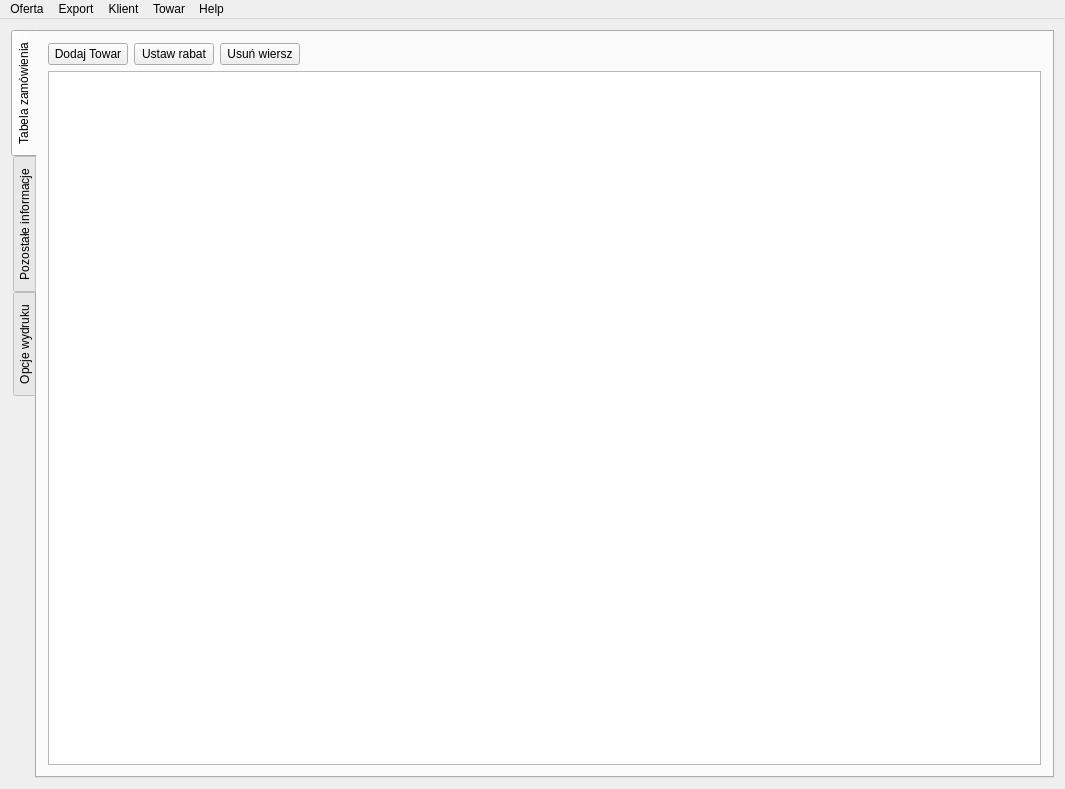
<?xml version="1.0" encoding="UTF-8"?>
<ui version="4.0">
 <class>MainWindow</class>
 <widget class="QMainWindow" name="MainWindow">
  <property name="geometry">
   <rect>
    <x>0</x>
    <y>0</y>
    <width>1065</width>
    <height>789</height>
   </rect>
  </property>
  <property name="windowTitle">
   <string>kOferta</string>
  </property>
  <property name="windowIcon">
   <iconset resource="res/zasoby.qrc">
    <normaloff>:/ico</normaloff>:/ico</iconset>
  </property>
  <widget class="QWidget" name="centralWidget">
   <layout class="QGridLayout" name="gridLayout">
    <item row="0" column="0">
     <widget class="QTabWidget" name="tabWidget">
      <property name="tabPosition">
       <enum>QTabWidget::West</enum>
      </property>
      <property name="currentIndex">
       <number>0</number>
      </property>
      <widget class="QWidget" name="tab">
       <attribute name="title">
        <string>Tabela zamówienia</string>
       </attribute>
       <layout class="QVBoxLayout" name="verticalLayout_2">
        <item>
         <layout class="QHBoxLayout" name="horizontalLayout_2">
          <item>
           <widget class="QPushButton" name="addTowar">
            <property name="text">
             <string>Dodaj Towar</string>
            </property>
           </widget>
          </item>
          <item>
           <widget class="QPushButton" name="rabat">
            <property name="text">
             <string>Ustaw rabat</string>
            </property>
           </widget>
          </item>
          <item>
           <widget class="QPushButton" name="delw">
            <property name="text">
             <string>Usuń wiersz</string>
            </property>
           </widget>
          </item>
          <item>
           <spacer name="horizontalSpacer_2">
            <property name="orientation">
             <enum>Qt::Horizontal</enum>
            </property>
            <property name="sizeHint" stdset="0">
             <size>
              <width>40</width>
              <height>20</height>
             </size>
            </property>
           </spacer>
          </item>
         </layout>
        </item>
        <item>
         <widget class="QTableView" name="tableView"/>
        </item>
       </layout>
      </widget>
      <widget class="QWidget" name="tab_2">
       <attribute name="title">
        <string>Pozostałe informacje</string>
       </attribute>
       <layout class="QGridLayout" name="gridLayout_2">
        <item row="0" column="0" rowspan="2" colspan="2">
         <layout class="QVBoxLayout" name="verticalLayout_9">
          <item>
           <widget class="QLabel" name="label_klient">
            <property name="text">
             <string>Kilent:</string>
            </property>
           </widget>
          </item>
          <item>
           <widget class="QPushButton" name="pushButton_wyborKlienta">
            <property name="sizePolicy">
             <sizepolicy hsizetype="Fixed" vsizetype="Fixed">
              <horstretch>0</horstretch>
              <verstretch>0</verstretch>
             </sizepolicy>
            </property>
            <property name="text">
             <string>Wybór klienta</string>
            </property>
           </widget>
          </item>
          <item>
           <spacer name="verticalSpacer_9">
            <property name="orientation">
             <enum>Qt::Vertical</enum>
            </property>
            <property name="sizeHint" stdset="0">
             <size>
              <width>20</width>
              <height>40</height>
             </size>
            </property>
           </spacer>
          </item>
         </layout>
        </item>
        <item row="0" column="2">
         <widget class="QPlainTextEdit" name="plainTextEdit_klient"/>
        </item>
        <item row="1" column="1" rowspan="2">
         <layout class="QVBoxLayout" name="verticalLayout_8">
          <item>
           <layout class="QHBoxLayout" name="horizontalLayout_3">
            <item>
             <widget class="QLabel" name="label_zapytanie">
              <property name="text">
               <string>Zapytanie:</string>
              </property>
             </widget>
            </item>
            <item>
             <spacer name="horizontalSpacer_4">
              <property name="orientation">
               <enum>Qt::Horizontal</enum>
              </property>
              <property name="sizeHint" stdset="0">
               <size>
                <width>40</width>
                <height>20</height>
               </size>
              </property>
             </spacer>
            </item>
            <item>
             <widget class="QPushButton" name="pushButton_zapytanieData">
              <property name="text">
               <string>PushButton</string>
              </property>
             </widget>
            </item>
           </layout>
          </item>
          <item>
           <layout class="QHBoxLayout" name="horizontalLayout_4">
            <item>
             <widget class="QCheckBox" name="checkBox_zapytanieNr">
              <property name="text">
               <string>CheckBox</string>
              </property>
             </widget>
            </item>
            <item>
             <spacer name="horizontalSpacer_5">
              <property name="orientation">
               <enum>Qt::Horizontal</enum>
              </property>
              <property name="sizeHint" stdset="0">
               <size>
                <width>40</width>
                <height>20</height>
               </size>
              </property>
             </spacer>
            </item>
            <item>
             <widget class="QLineEdit" name="lineEdit_zapytanieNr"/>
            </item>
           </layout>
          </item>
          <item>
           <layout class="QHBoxLayout" name="horizontalLayout">
            <item>
             <widget class="QCheckBox" name="checkBox_zapytanieData">
              <property name="text">
               <string>CheckBox</string>
              </property>
             </widget>
            </item>
            <item>
             <spacer name="horizontalSpacer_6">
              <property name="orientation">
               <enum>Qt::Horizontal</enum>
              </property>
              <property name="sizeHint" stdset="0">
               <size>
                <width>40</width>
                <height>20</height>
               </size>
              </property>
             </spacer>
            </item>
            <item>
             <widget class="QLineEdit" name="lineEdit_zapytanieData"/>
            </item>
           </layout>
          </item>
          <item>
           <spacer name="verticalSpacer_7">
            <property name="orientation">
             <enum>Qt::Vertical</enum>
            </property>
            <property name="sizeHint" stdset="0">
             <size>
              <width>20</width>
              <height>40</height>
             </size>
            </property>
           </spacer>
          </item>
         </layout>
        </item>
        <item row="2" column="2">
         <widget class="QPlainTextEdit" name="plainTextEdit_zapytanie">
          <property name="maximumSize">
           <size>
            <width>16777215</width>
            <height>16777215</height>
           </size>
          </property>
         </widget>
        </item>
        <item row="3" column="0" rowspan="2" colspan="2">
         <layout class="QVBoxLayout" name="verticalLayout">
          <item>
           <widget class="QLabel" name="label_dostawa">
            <property name="text">
             <string>Warunki dostawy:</string>
            </property>
           </widget>
          </item>
          <item>
           <widget class="QComboBox" name="comboBox_dostawa"/>
          </item>
          <item>
           <widget class="QPushButton" name="pushButton_dostawa">
            <property name="text">
             <string>PushButton</string>
            </property>
           </widget>
          </item>
          <item>
           <spacer name="verticalSpacer_2">
            <property name="orientation">
             <enum>Qt::Vertical</enum>
            </property>
            <property name="sizeHint" stdset="0">
             <size>
              <width>20</width>
              <height>40</height>
             </size>
            </property>
           </spacer>
          </item>
         </layout>
        </item>
        <item row="4" column="2">
         <widget class="QPlainTextEdit" name="plainTextEdit_dostawa">
          <property name="maximumSize">
           <size>
            <width>16777215</width>
            <height>16777215</height>
           </size>
          </property>
         </widget>
        </item>
        <item row="5" column="0" colspan="2">
         <layout class="QVBoxLayout" name="verticalLayout_3">
          <item>
           <widget class="QLabel" name="label_termin">
            <property name="text">
             <string>Termin dostawy:</string>
            </property>
           </widget>
          </item>
          <item>
           <widget class="QComboBox" name="comboBox_termin"/>
          </item>
          <item>
           <widget class="QPushButton" name="pushButton_termin">
            <property name="text">
             <string>PushButton</string>
            </property>
           </widget>
          </item>
          <item>
           <spacer name="verticalSpacer_3">
            <property name="orientation">
             <enum>Qt::Vertical</enum>
            </property>
            <property name="sizeHint" stdset="0">
             <size>
              <width>20</width>
              <height>40</height>
             </size>
            </property>
           </spacer>
          </item>
         </layout>
        </item>
        <item row="5" column="2">
         <widget class="QPlainTextEdit" name="plainTextEdit_termin">
          <property name="maximumSize">
           <size>
            <width>16777215</width>
            <height>16777215</height>
           </size>
          </property>
         </widget>
        </item>
        <item row="6" column="0" colspan="2">
         <layout class="QVBoxLayout" name="verticalLayout_5">
          <item>
           <widget class="QLabel" name="label_platnosc">
            <property name="text">
             <string>Warunki płatności:</string>
            </property>
           </widget>
          </item>
          <item>
           <widget class="QComboBox" name="comboBox_platnosc"/>
          </item>
          <item>
           <widget class="QPushButton" name="pushButton_platnosc">
            <property name="text">
             <string>PushButton</string>
            </property>
           </widget>
          </item>
          <item>
           <spacer name="verticalSpacer_4">
            <property name="orientation">
             <enum>Qt::Vertical</enum>
            </property>
            <property name="sizeHint" stdset="0">
             <size>
              <width>20</width>
              <height>40</height>
             </size>
            </property>
           </spacer>
          </item>
         </layout>
        </item>
        <item row="6" column="2">
         <widget class="QPlainTextEdit" name="plainTextEdit_platnosc">
          <property name="sizePolicy">
           <sizepolicy hsizetype="Expanding" vsizetype="Expanding">
            <horstretch>0</horstretch>
            <verstretch>0</verstretch>
           </sizepolicy>
          </property>
          <property name="maximumSize">
           <size>
            <width>16777215</width>
            <height>16777215</height>
           </size>
          </property>
          <property name="readOnly">
           <bool>false</bool>
          </property>
         </widget>
        </item>
        <item row="7" column="0" colspan="2">
         <layout class="QVBoxLayout" name="verticalLayout_6">
          <item>
           <widget class="QLabel" name="label_oferta">
            <property name="text">
             <string>Warunki oferty:</string>
            </property>
           </widget>
          </item>
          <item>
           <widget class="QComboBox" name="comboBox_oferta"/>
          </item>
          <item>
           <widget class="QPushButton" name="pushButton_oferta">
            <property name="text">
             <string>PushButton</string>
            </property>
           </widget>
          </item>
          <item>
           <spacer name="verticalSpacer_5">
            <property name="orientation">
             <enum>Qt::Vertical</enum>
            </property>
            <property name="sizeHint" stdset="0">
             <size>
              <width>20</width>
              <height>40</height>
             </size>
            </property>
           </spacer>
          </item>
         </layout>
        </item>
        <item row="7" column="2">
         <widget class="QPlainTextEdit" name="plainTextEdit_oferta">
          <property name="maximumSize">
           <size>
            <width>16777215</width>
            <height>16777215</height>
           </size>
          </property>
         </widget>
        </item>
        <item row="8" column="0" colspan="2">
         <layout class="QVBoxLayout" name="verticalLayout_7">
          <item>
           <widget class="QLabel" name="label_uwagi">
            <property name="text">
             <string>uwagi</string>
            </property>
           </widget>
          </item>
          <item>
           <spacer name="verticalSpacer_6">
            <property name="orientation">
             <enum>Qt::Vertical</enum>
            </property>
            <property name="sizeHint" stdset="0">
             <size>
              <width>20</width>
              <height>40</height>
             </size>
            </property>
           </spacer>
          </item>
         </layout>
        </item>
        <item row="8" column="2">
         <widget class="QPlainTextEdit" name="plainTextEdit_uwagi">
          <property name="maximumSize">
           <size>
            <width>16777215</width>
            <height>16777215</height>
           </size>
          </property>
         </widget>
        </item>
        <item row="9" column="1">
         <spacer name="verticalSpacer_8">
          <property name="orientation">
           <enum>Qt::Vertical</enum>
          </property>
          <property name="sizeHint" stdset="0">
           <size>
            <width>158</width>
            <height>14</height>
           </size>
          </property>
         </spacer>
        </item>
        <item row="9" column="2">
         <spacer name="verticalSpacer">
          <property name="orientation">
           <enum>Qt::Vertical</enum>
          </property>
          <property name="sizeHint" stdset="0">
           <size>
            <width>20</width>
            <height>137</height>
           </size>
          </property>
         </spacer>
        </item>
       </layout>
      </widget>
      <widget class="QWidget" name="tab_4">
       <attribute name="title">
        <string>Opcje wydruku</string>
       </attribute>
       <layout class="QHBoxLayout" name="horizontalLayout_9">
        <item>
         <widget class="QGroupBox" name="kolumny">
          <property name="sizePolicy">
           <sizepolicy hsizetype="Fixed" vsizetype="Fixed">
            <horstretch>0</horstretch>
            <verstretch>0</verstretch>
           </sizepolicy>
          </property>
          <property name="title">
           <string>kolumny:</string>
          </property>
          <layout class="QVBoxLayout" name="verticalLayout_4">
           <item>
            <widget class="QCheckBox" name="kol_lp">
             <property name="enabled">
              <bool>false</bool>
             </property>
             <property name="text">
              <string>LP</string>
             </property>
             <property name="checked">
              <bool>true</bool>
             </property>
            </widget>
           </item>
           <item>
            <widget class="QCheckBox" name="kol_kod">
             <property name="text">
              <string>Kod</string>
             </property>
             <property name="checked">
              <bool>true</bool>
             </property>
            </widget>
           </item>
           <item>
            <widget class="QCheckBox" name="kol_towar">
             <property name="enabled">
              <bool>false</bool>
             </property>
             <property name="text">
              <string>Towar</string>
             </property>
             <property name="checked">
              <bool>true</bool>
             </property>
            </widget>
           </item>
           <item>
            <widget class="QCheckBox" name="kol_ilosc">
             <property name="text">
              <string>Ilość</string>
             </property>
             <property name="checked">
              <bool>true</bool>
             </property>
            </widget>
           </item>
           <item>
            <widget class="QCheckBox" name="kol_cenaKat">
             <property name="text">
              <string>Cena katalogowa</string>
             </property>
             <property name="checked">
              <bool>true</bool>
             </property>
            </widget>
           </item>
           <item>
            <widget class="QCheckBox" name="kol_rabat">
             <property name="text">
              <string>Rabat</string>
             </property>
             <property name="checked">
              <bool>true</bool>
             </property>
            </widget>
           </item>
           <item>
            <widget class="QCheckBox" name="kol_cena">
             <property name="text">
              <string>Cena</string>
             </property>
             <property name="checked">
              <bool>true</bool>
             </property>
            </widget>
           </item>
           <item>
            <widget class="QCheckBox" name="kol_wartosc">
             <property name="enabled">
              <bool>false</bool>
             </property>
             <property name="text">
              <string>Wartość</string>
             </property>
             <property name="checked">
              <bool>true</bool>
             </property>
            </widget>
           </item>
          </layout>
         </widget>
        </item>
        <item>
         <widget class="QGroupBox" name="waluta">
          <property name="sizePolicy">
           <sizepolicy hsizetype="Fixed" vsizetype="Fixed">
            <horstretch>0</horstretch>
            <verstretch>0</verstretch>
           </sizepolicy>
          </property>
          <property name="title">
           <string>waluta:</string>
          </property>
          <layout class="QGridLayout" name="gridLayout_3">
           <item row="0" column="0" colspan="2">
            <widget class="QRadioButton" name="eur">
             <property name="text">
              <string>Euro</string>
             </property>
             <property name="checked">
              <bool>true</bool>
             </property>
            </widget>
           </item>
           <item row="1" column="0" colspan="2">
            <widget class="QRadioButton" name="pln">
             <property name="text">
              <string>Złotówki</string>
             </property>
            </widget>
           </item>
           <item row="2" column="0">
            <spacer name="horizontalSpacer">
             <property name="orientation">
              <enum>Qt::Horizontal</enum>
             </property>
             <property name="sizeHint" stdset="0">
              <size>
               <width>40</width>
               <height>20</height>
              </size>
             </property>
            </spacer>
           </item>
           <item row="2" column="1">
            <widget class="QLabel" name="kurs_label">
             <property name="enabled">
              <bool>false</bool>
             </property>
             <property name="text">
              <string>Kurs:</string>
             </property>
            </widget>
           </item>
           <item row="3" column="0">
            <spacer name="horizontalSpacer_3">
             <property name="orientation">
              <enum>Qt::Horizontal</enum>
             </property>
             <property name="sizeHint" stdset="0">
              <size>
               <width>40</width>
               <height>20</height>
              </size>
             </property>
            </spacer>
           </item>
           <item row="3" column="1">
            <widget class="QLineEdit" name="kurs">
             <property name="enabled">
              <bool>false</bool>
             </property>
             <property name="sizePolicy">
              <sizepolicy hsizetype="Fixed" vsizetype="Fixed">
               <horstretch>0</horstretch>
               <verstretch>0</verstretch>
              </sizepolicy>
             </property>
            </widget>
           </item>
          </layout>
         </widget>
        </item>
       </layout>
      </widget>
     </widget>
    </item>
   </layout>
  </widget>
  <widget class="QMenuBar" name="menuBar">
   <property name="geometry">
    <rect>
     <x>0</x>
     <y>0</y>
     <width>1065</width>
     <height>25</height>
    </rect>
   </property>
   <widget class="QMenu" name="menuOferta">
    <property name="title">
     <string>Oferta</string>
    </property>
    <addaction name="actionNew"/>
    <addaction name="actionOpen"/>
    <addaction name="actionSave"/>
    <addaction name="actionNR"/>
    <addaction name="separator"/>
    <addaction name="actionExit"/>
   </widget>
   <widget class="QMenu" name="menuExport">
    <property name="title">
     <string>Export</string>
    </property>
    <addaction name="actionDo_PDF"/>
    <addaction name="actionDo_HTML"/>
    <addaction name="actionDruk"/>
   </widget>
   <widget class="QMenu" name="menuHelp">
    <property name="title">
     <string>Help</string>
    </property>
    <addaction name="actionO_kOferta"/>
    <addaction name="actionO_Qt"/>
   </widget>
   <widget class="QMenu" name="menuKlient">
    <property name="title">
     <string>Klient</string>
    </property>
    <addaction name="klientNowy"/>
    <addaction name="klientEdycja"/>
   </widget>
   <widget class="QMenu" name="menuTowar">
    <property name="title">
     <string>Towar</string>
    </property>
    <addaction name="towarNowy"/>
    <addaction name="towarEdycja"/>
   </widget>
   <addaction name="menuOferta"/>
   <addaction name="menuExport"/>
   <addaction name="menuKlient"/>
   <addaction name="menuTowar"/>
   <addaction name="menuHelp"/>
  </widget>
  <action name="actionNew">
   <property name="text">
    <string>Nowa</string>
   </property>
  </action>
  <action name="actionOpen">
   <property name="text">
    <string>Otwórz</string>
   </property>
  </action>
  <action name="actionSave">
   <property name="text">
    <string>Zapisz</string>
   </property>
  </action>
  <action name="actionExit">
   <property name="text">
    <string>Wyjście</string>
   </property>
  </action>
  <action name="actionDo_PDF">
   <property name="text">
    <string>do PDF</string>
   </property>
  </action>
  <action name="actionDo_HTML">
   <property name="text">
    <string>do HTML</string>
   </property>
  </action>
  <action name="actionDruk">
   <property name="text">
    <string>Druk</string>
   </property>
  </action>
  <action name="actionO_kOferta">
   <property name="text">
    <string>O kOferta</string>
   </property>
  </action>
  <action name="actionO_Qt">
   <property name="text">
    <string>O Qt</string>
   </property>
  </action>
  <action name="actionNR">
   <property name="text">
    <string>Nadaj nowy numer</string>
   </property>
  </action>
  <action name="klientNowy">
   <property name="text">
    <string>Nowy</string>
   </property>
  </action>
  <action name="klientImport">
   <property name="text">
    <string>Import</string>
   </property>
  </action>
  <action name="klientEksport">
   <property name="enabled">
    <bool>true</bool>
   </property>
   <property name="text">
    <string>Eksport</string>
   </property>
  </action>
  <action name="klientEdycja">
   <property name="enabled">
    <bool>true</bool>
   </property>
   <property name="text">
    <string>Edycja</string>
   </property>
  </action>
  <action name="towarNowy">
   <property name="text">
    <string>Nowy</string>
   </property>
  </action>
  <action name="towarImport">
   <property name="text">
    <string>Import</string>
   </property>
  </action>
  <action name="towarEksport">
   <property name="enabled">
    <bool>true</bool>
   </property>
   <property name="text">
    <string>Eksport</string>
   </property>
  </action>
  <action name="towarEdycja">
   <property name="enabled">
    <bool>true</bool>
   </property>
   <property name="text">
    <string>Edycja</string>
   </property>
  </action>
 </widget>
 <layoutdefault spacing="6" margin="11"/>
 <resources>
  <include location="res/zasoby.qrc"/>
 </resources>
 <connections/>
</ui>
